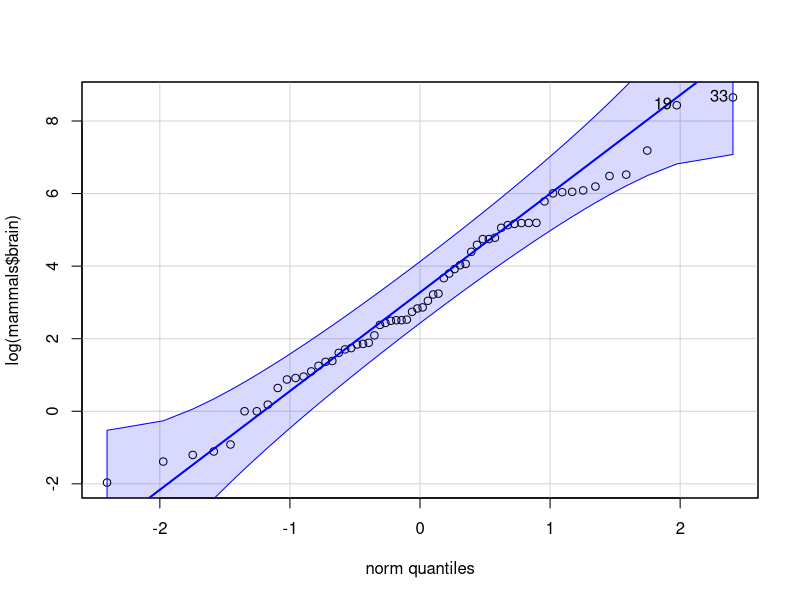
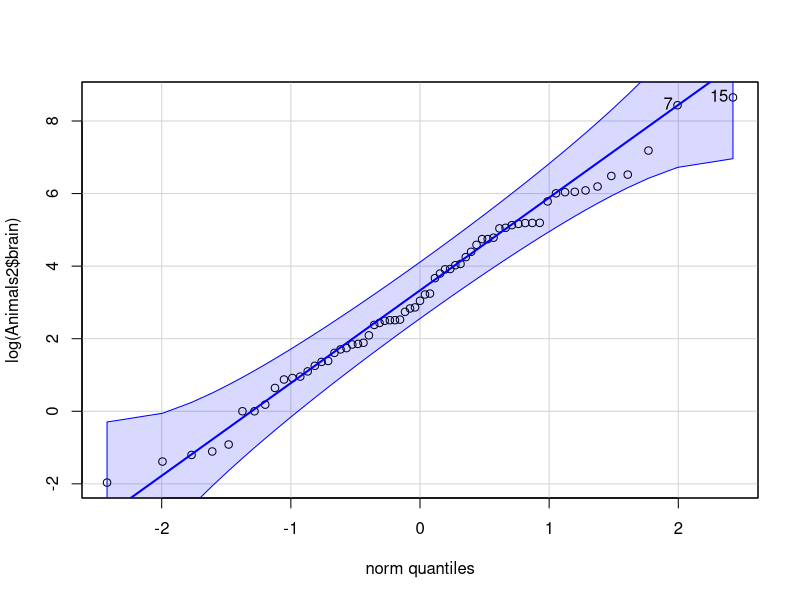
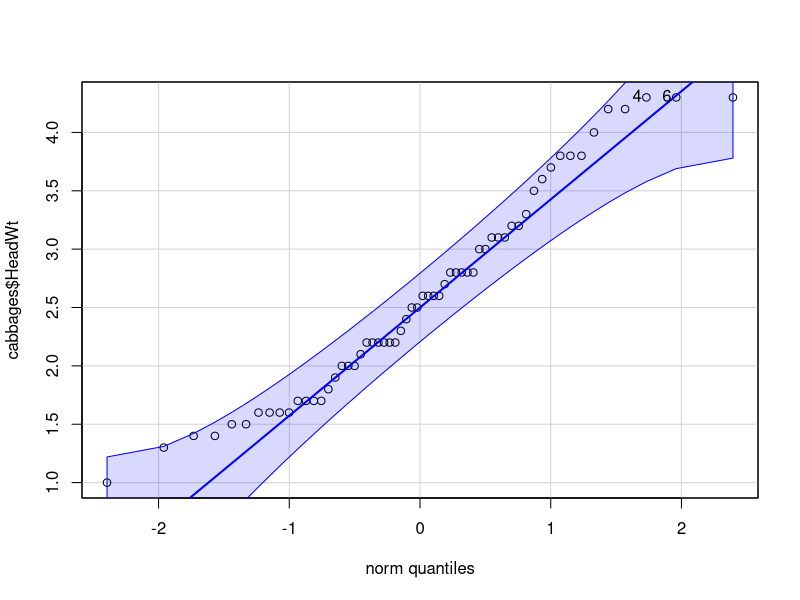
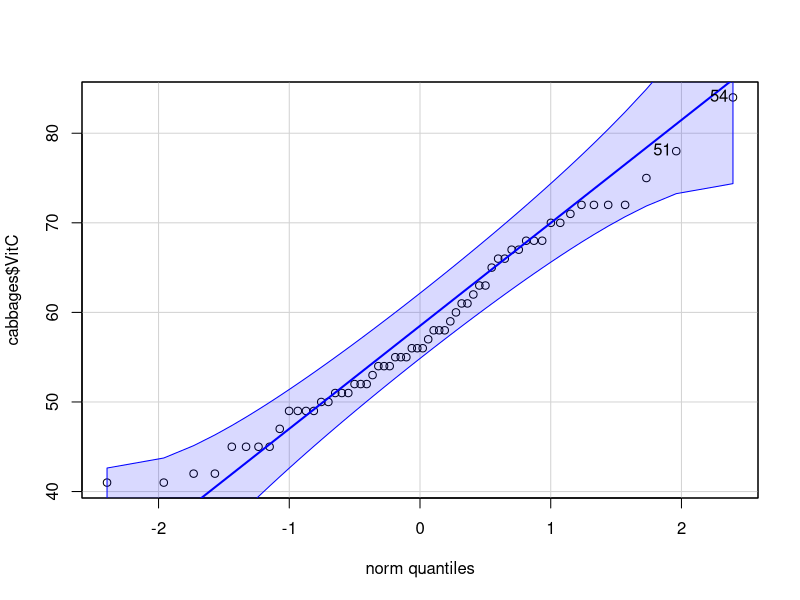
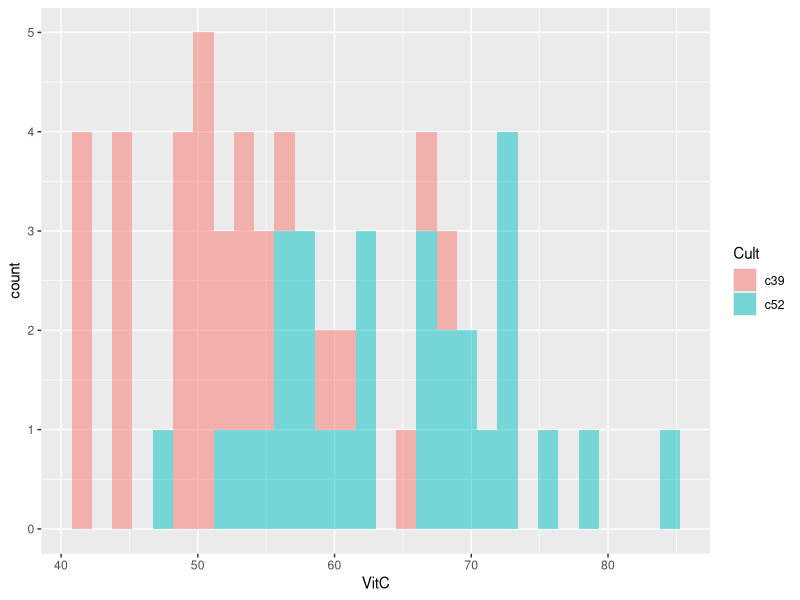
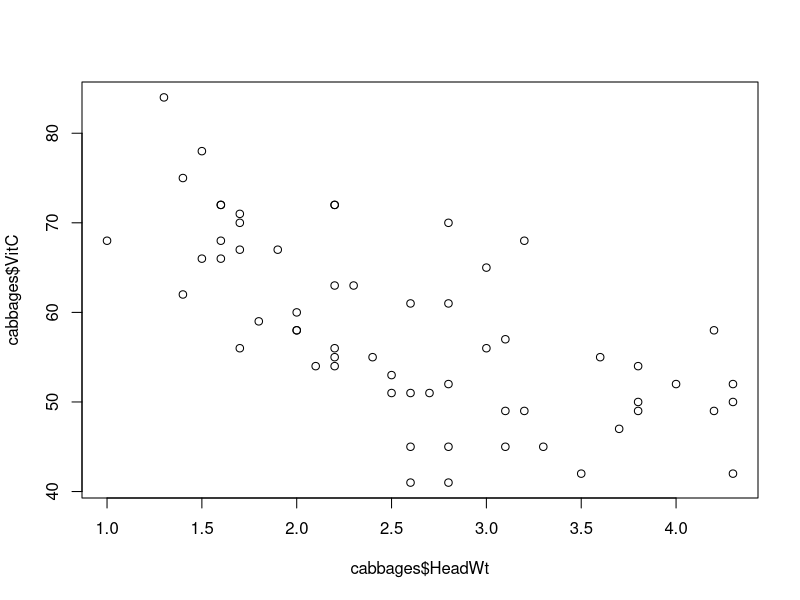
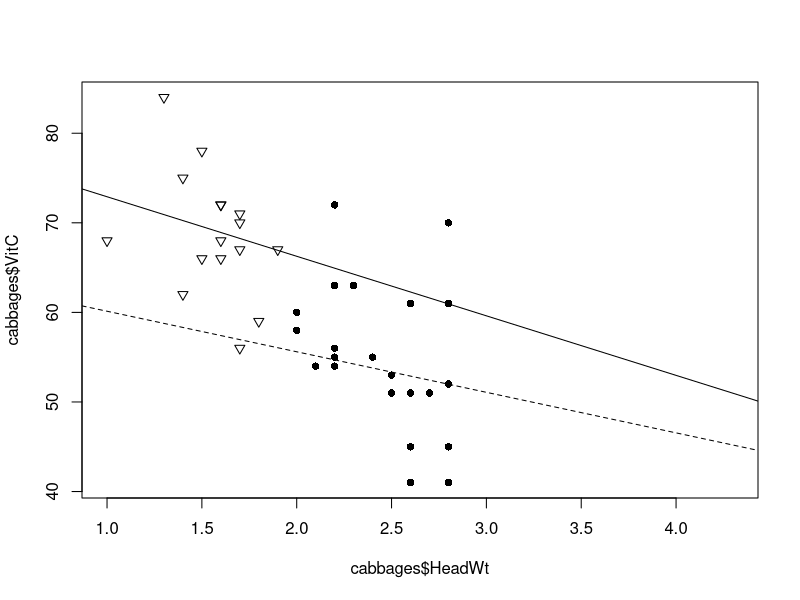

R code for these plots, in order:
## ---- chunk 1

# CONFIGURACIÓN GENERAL
library(knitr)
options(width = 100)
# Opciones generales chunks

## PARA GENERAR SOLO LOS ENUNCIADO include=FALSE
#opts_chunk$set(echo=F,message = F, error = F, warning = F, comment = NA, fig.align = 'center', dpi = 100, tidy = F, cache.path = '.cache/', fig.path = './figure/', include=FALSE)

## PARA Incluir la soluciones SOLO LOS ENUNCIADO include=TRUE
opts_chunk$set(echo=T,message = F, error = F, warning = F, comment = NA, fig.align = 'center', dpi = 100, tidy = F, cache.path = '.cache/', fig.path = './figure/', include=TRUE)


#options(xtable.type = 'html')
knit_hooks$set(inline = function(x) {
  
  if(is.numeric(x)) {
    round(x, getOption('digits'))
  } else {
    paste(as.character(x), collapse = ', ')
  }
})
#knit_hooks$set(plot = knitr:::hook_plot_html)
## ---- chunk 2
# Especificamos las librerías necesarias en esta lista

packages = c("MASS","knitr","tidyverse","robustbase","car")

#use this function to check if each package is on the local machine
#if a package is installed, it will be loaded
#if any are not, the missing package(s) will be installed and loaded
package.check <- lapply(packages, FUN = function(x) {
  if (!require(x, character.only = TRUE)) {
    install.packages(x, dependencies = TRUE)
    library(x, character.only = TRUE)
  }
})

#verify they are loaded
#search()

## ---- chunk 3
# Cargamos las dos librerias necesarias antes de todo:
library(MASS)
library(robustbase)

# Una vez tenemos las dos librerías pasamos a cada conjunto de datos.

# Primero miramos el conjunto de datos mammals del paquete MASS
# a) Miramos las características. 
df_mammals <- mammals
summarise(df_mammals)
# b) Usamos las funciones siguientes para una primera visión de los conjuntos de 
# datos.
dim(df_mammals)
head(df_mammals)
head(df_mammals, n=3)
tail(df_mammals)
str(df_mammals)
# c1) Mostramos los nombres de las filas.
rownames(df_mammals)
# c2) Mostramos los nombres de las columnas.
colnames(df_mammals)

# Segundo miramos el conjunto de datos Animals2 del paquete robustbase
# a) Miramos las características. 
df_animals <- Animals2
summarise(df_animals)
# b) Usamos las funciones siguientes para una primera visión de los conjuntos de 
# datos.
dim(df_animals)
head(df_animals)
head(df_animals, n=3)
tail(df_animals)
str(df_animals)
# c1) Mostramos los nombres de las filas.
rownames(df_animals)
# c2) Mostramos los nombres de las columnas.
colnames(df_animals)
## ---- chunk 4
commonAnimals <- intersect(df_mammals, df_animals)
rownames(commonAnimals)
## ---- chunk 5
# Tenemos los animales que no estan en mammals
diferentes_mammals <- setdiff(rownames(df_mammals), rownames(df_animals))
diferentes_mammals
# Tenemos los animales que no estan en animals
diferentes_animals <- setdiff(rownames(df_animals), rownames(df_mammals))
diferentes_animals
## ---- chunk 6
diferentes_m <- setdiff(rownames(df_mammals), rownames(df_animals))
diferentes_m
## ---- chunk 7
# Primero hacemos la función del qqPlot de los mammals
qqPlot(log(mammals$brain))
# Segundo hacemos la función del qqPlot de los animals
qqPlot(log(Animals2$brain))
## ---- chunk 8
# a) Asignamos el valor devuelto por la funcion library.
libReturn <- library()
libReturn
# b) Mostramos por pantalla los 5 primeros elementos de la matriz
head(libReturn$results, n=5)
# también podemos observar los 5 primeros elementos de la matriz con la siguiente
# función:
libReturn[[2]] [1:5]
# c) Determinamos el número de librerias que tenemos instaladas
length(libReturn)
## ---- chunk 9
## 1º cabbages del paquete MASS
# a) Determinamos las tres etapas para el conjunto de datos cabbages.
head(cabbages)
dim(cabbages)
tail(cabbages)
glimpse(cabbages)
str(cabbages)
# b) Determinamos el número de valores perdidos para cada una de las variables
# del conjunto cabbages.
any(is.na(cabbages))
colSums(sapply(cabbages, is.na))

## 2º Chile del paquete car
# a) Determinamos las tres etapas para el conjunto de datos Chile.
head(Chile)
dim(Chile)
tail(Chile)
glimpse(Chile)
str(Chile)
any(is.na(Chile))
colSums(sapply(Chile, is.na))
# b) Determinamos el número de valores perdidos para cada una de las variables
# del conjunto Chile.

# d) Utilizamos la función summary para que nos saque los estadísticos y el número
# de valores perdidos de cada variable.
summary(cabbages)
summary(Chile)
## ---- chunk 10
# Con estas dos funciones vamos a ver a traves de la aproximación visual, si nuestras
# variables HeadWt y VitC del conjunto cabbages verifican que siguen una distribución
# Gaussiana.
plot_hw <- qqPlot(cabbages$HeadWt)
plot_hw
plot_vc <- qqPlot(cabbages$VitC)
plot_vc
## ---- chunk 11
# Utilizamos un histograma para determinar los datos de nuestras variables cuantitativas.
repre <- ggplot(cabbages, aes(VitC,fill = Cult)) + geom_histogram(alpha=0.5)
repre
## ---- chunk 12
# a) Para ver lo que nos piden vamos a hacer un diagrama de dispersión global.
plot(cabbages$HeadWt, cabbages$VitC)

# b) Ahora vamos a hacer un diagrama de dispersión, pero este lo vamos a etiquetar 
# según un factor concreto.
plot(cabbages$HeadWt, cabbages$VitC, pch=c(6,16)[cabbages$HeadWt])
# Planteamos 2 modelos lineales, cada uno para los datos de un factor.
Model1 <- lm(VitC ~ HeadWt, data = cabbages, subset = which(Cult == 'c39'))
Model2 <- lm(VitC ~ HeadWt, data = cabbages, subset = which(Cult == 'c52'))
# Ahora vamos a representar las rectas correspondientes a cada modelo lineal.
abline(Model1, lty=2)
abline(Model2)

## ---- chunk 13
# Vamos a observar los coeficientes del modelo 1:
summary(Model1$coefficients)
# Vamos a observar los coeficientes del modelo 2:
summary(Model2$coefficients)

# Observamos la pendiente del modelo 1:
lm(Model1)
# Obtenemos que es negativa

# Observamos la pendiente del modelo 2:
lm(Model2)
# Obtenemos que es negativa
